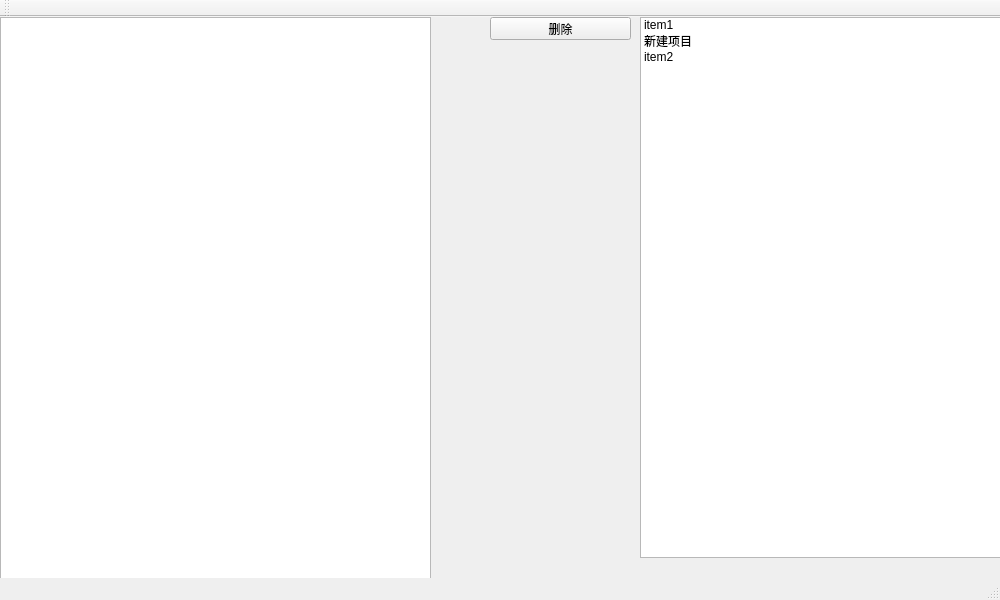
<?xml version="1.0" encoding="UTF-8"?>
<ui version="4.0">
 <class>MainWindow</class>
 <widget class="QMainWindow" name="MainWindow">
  <property name="geometry">
   <rect>
    <x>0</x>
    <y>0</y>
    <width>1000</width>
    <height>600</height>
   </rect>
  </property>
  <property name="windowTitle">
   <string>MainWindow</string>
  </property>
  <widget class="QWidget" name="centralWidget">
   <widget class="QTableWidget" name="tableWidget">
    <property name="geometry">
     <rect>
      <x>0</x>
      <y>0</y>
      <width>431</width>
      <height>591</height>
     </rect>
    </property>
   </widget>
   <widget class="QListWidget" name="listWidget">
    <property name="geometry">
     <rect>
      <x>640</x>
      <y>0</y>
      <width>361</width>
      <height>541</height>
     </rect>
    </property>
    <item>
     <property name="text">
      <string>item1</string>
     </property>
    </item>
    <item>
     <property name="text">
      <string>新建项目</string>
     </property>
    </item>
    <item>
     <property name="text">
      <string>item2</string>
     </property>
    </item>
   </widget>
   <widget class="QPushButton" name="pushButton">
    <property name="geometry">
     <rect>
      <x>490</x>
      <y>0</y>
      <width>141</width>
      <height>23</height>
     </rect>
    </property>
    <property name="text">
     <string>删除</string>
    </property>
   </widget>
  </widget>
  <widget class="QMenuBar" name="menuBar">
   <property name="geometry">
    <rect>
     <x>0</x>
     <y>0</y>
     <width>1000</width>
     <height>23</height>
    </rect>
   </property>
  </widget>
  <widget class="QToolBar" name="mainToolBar">
   <attribute name="toolBarArea">
    <enum>TopToolBarArea</enum>
   </attribute>
   <attribute name="toolBarBreak">
    <bool>false</bool>
   </attribute>
  </widget>
  <widget class="QStatusBar" name="statusBar"/>
 </widget>
 <layoutdefault spacing="6" margin="11"/>
 <resources/>
 <connections/>
</ui>
